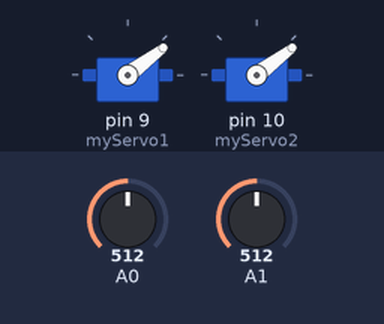
This sketch was run on a simulated Arduino Uno, built with avr-gcc and run on an emulated ATmega328P. Parts: 2 × servo. The inputs (shaded band) are chosen by the test bench; at power-on: A0 = 512, A1 = 512.

Above: at 1.2 s.
1.3 s: A0 set to 716
At 1.6 s:
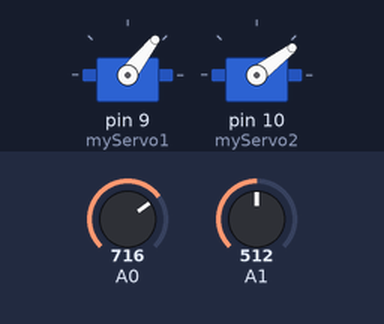
2.8 s: A1 set to 716
At 3.7 s:
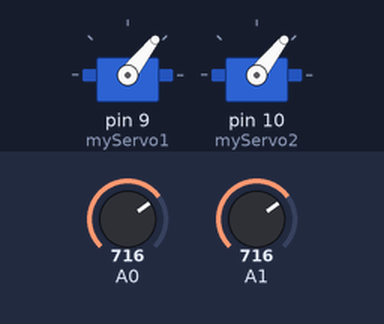
4.3 s: A0 set to 900
At 4.7 s:
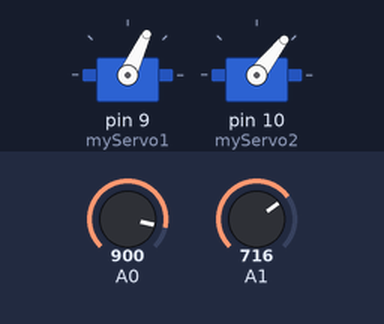
5.8 s: A1 set to 900
At 6.8 s:
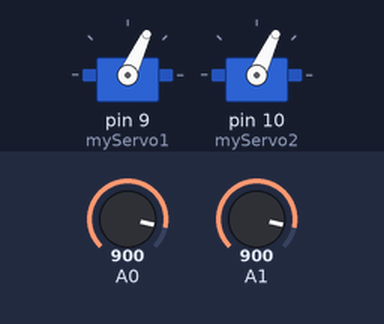
7.3 s: A0 set to 511
At 7.8 s:
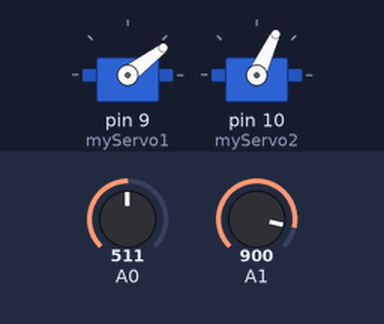
8.8 s: A1 set to 122
At 9.8 s:
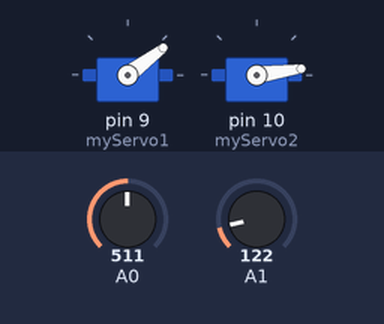
Timing chart, 0 to 11.3 s (numbered marks = the images above; inputs shaded):
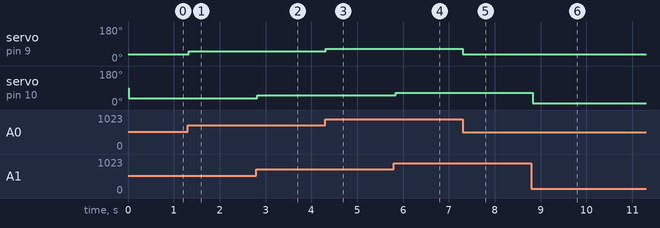

Measured:
- after the input at 1.3 s, servo on pin 9 (myServo1): 37° → 52° at once
- after the input at 2.8 s, servo on pin 10 (myServo2): 37° → 52° at once
- after the input at 4.3 s, servo on pin 9 (myServo1): 52° → 65° at once
- after the input at 5.8 s, servo on pin 10 (myServo2): 52° → 65° at once
- after the input at 7.3 s, servo on pin 9 (myServo1): 65° → 37° at once
- after the input at 8.8 s, servo on pin 10 (myServo2): 65° → 8° at once

The sketch:

Servo_Pitch.ino
```cpp
#include <Servo.h>

Servo myServo1;
Servo myServo2;

int joystick1X; // Analog pin for X axis
int joystick1Y; // Analog pin for Y axis

void setup() {
  myServo1.attach(9); // Servo signal pin
  myServo2.attach(10); // Servo signal pin
}

void loop() {
  joystick1X = analogRead(A0); // Read X axis
  joystick1Y = analogRead(A1); // Read Y axis

  int angle1X = map(joystick1X, 0, 1023, 0, 75); // Map X axis value to servo angle
  int angle1Y = map(joystick1Y, 0, 1023, 0, 75); // Map Y axis value to servo angle

  Serial.println(joystick1X);
  Serial.println(joystick1Y);

  myServo1.write(angle1X); // Set servo position based on X axis
  delay(15); // Small delay for smooth motion
  myServo2.write(angle1Y); // Set servo position based on Y axis
  delay(15); // Small delay for smooth motion
}
```
